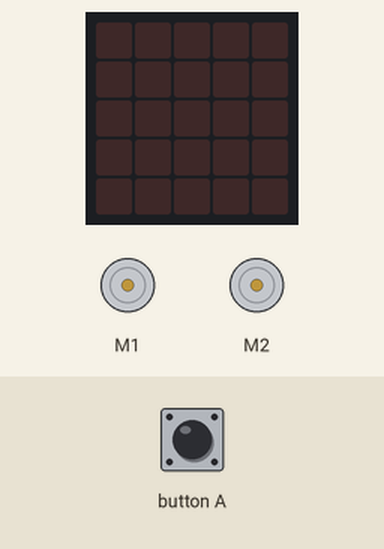
Recording of a program running on a simulated BBC micro:bit running MicroPython. Shown: 2 × DC motor (green arrow = forward, orange = backward, longer = faster), the board's 5×5 LED display. The test bench sets the inputs (shaded band).

Above: at 1.2 s.
1.3 s: button A pressed for 0.15 s
At 3.4 s:
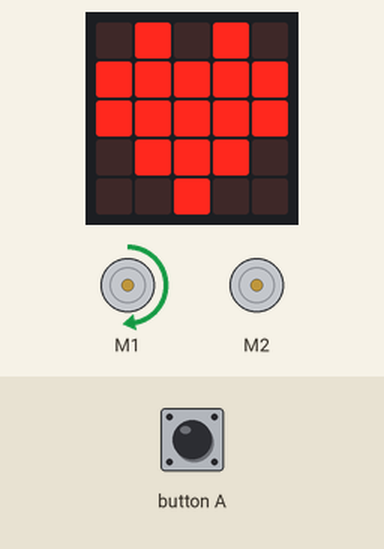
4.4 s: button A pressed for 1 s
At 5.0 s:
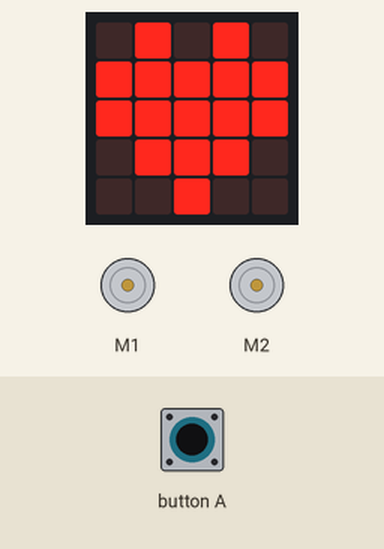
8.4 s: button A pressed for 3.2 s
At 12.8 s:
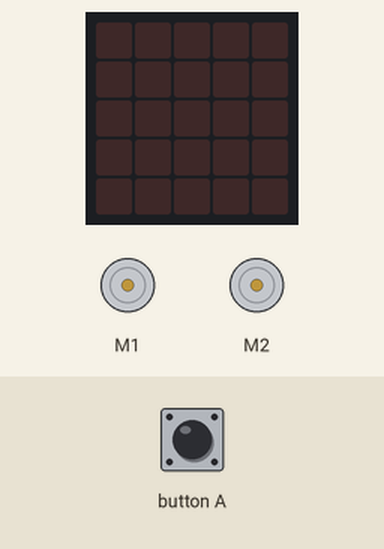
Timing chart, 0 to 14.3 s (numbered marks = the images above; inputs shaded):
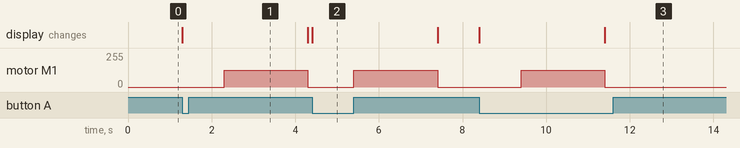

The program:

maqueen_motor_sample.py
```python
from microbit import *

# Define the motor class and run command for using Maqueen
class Motor:
 def __init__(self,motornum,switch_polarity=False):
  if(motornum==1):
   self._motornum=0
  elif(motornum==2):
   self._motornum=2
  else:
   raise(ValueError('Maqueen only has motors 1 and 2 not ',motornum))
  self._switch_polarity=switch_polarity
 def run(self,power):
  direction=0
  raw_power=int(round(2.55*abs(power)))
  if(power<0):
   direction=1
   if(power<-100):
    raw_power=255
  elif(power>100):
   raw_power=255
  rlist=[self._motornum,direction,raw_power]
  try:
   i2c.write(0x10,bytes(rlist))
  except:
   print('Maqueen not connected?')
   display.show(Image.NO)

# Define the left and right motor
leftMotor = Motor(1)
rightMotor = Motor(2)

# Set the motor to stopped in case the motor was running when reset
leftMotor.run(0)
rightMotor.run(0)

# Start forever loop
while True:
    if button_a.was_pressed():
        display.show(Image.HEART) #Show button was clicked
        sleep(1000)       # Wait a bit to have robot set
        leftMotor.run(50) # Run motor at 50%
        sleep(2000)
        leftMotor.run(0)
        display.clear()
```

Measured:
- after the input at 1.3 s, motor M1: stopped → forward 127/255 after 1.0 s, → stopped 2.0 s later; the display: changes at once (image 1)
- after the input at 4.4 s, motor M1: stopped → forward 127/255 after 1.0 s, → stopped 2.0 s later; the display: changes at once (image 2)
- after the input at 8.4 s, motor M1: stopped → forward 127/255 after 1.0 s, → stopped 2.0 s later; the display: first changes at once (image 3 shows a later state)
